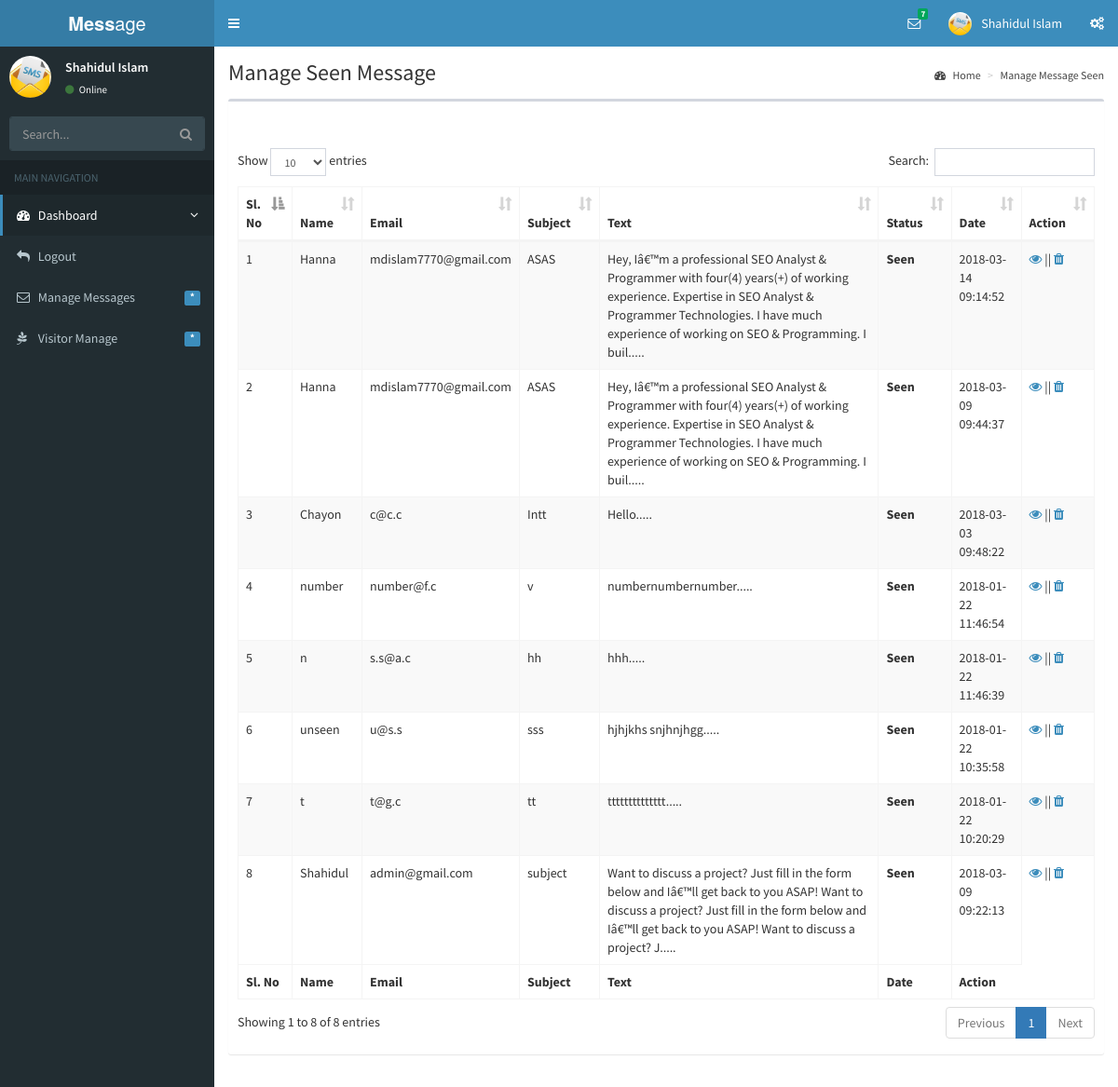
The app's page /messageManageSeen.php (signed in) with its own data.
### tables this page shows
CREATE TABLE IF NOT EXISTS `portfoliomessage` (
  `id` int(11) NOT NULL,
  `name` varchar(200) DEFAULT NULL,
  `email` varchar(200) DEFAULT NULL,
  `subject` varchar(200) DEFAULT NULL,
  `text` varchar(1200) DEFAULT NULL,
  `date` timestamp NOT NULL DEFAULT CURRENT_TIMESTAMP ON UPDATE CURRENT_TIMESTAMP,
  `viewstatus` varchar(50) NOT NULL
);

### assets/class/messageNotSeenClass.php (called while the page is built, shortened)
<?php
class NotificattionClass {
           protected $connection;
    public function __construct() {
        $host_name = 'localhost';
        $user_name = 'root';
        $user_pass = '';
        $db_name = 'portfoliomessage';
        $this->connection = mysqli_connect($host_name, $user_name, $user_pass, $db_name);
    }
            function lebel_select_all_message_not_seen() {
        $sql = "Select * from portfoliomessage where viewstatus=0 order by id desc";
        if(mysqli_query($this->connection, $sql)){
            $query_result = mysqli_query($this->connection, $sql);
            return $query_result;
        }else{
            die('Query Problem'.mysqli_error($this->connection));
        }
    }
}

### assets/class/messageClass.php (called while the page is built, shortened)
<?php
class MessageClass {
           protected $connection;
    public function __construct() {
        $host_name = 'localhost';
        $user_name = 'root';
        $user_pass = '';
        $db_name = 'portfoliomessage';
        $this->connection = mysqli_connect($host_name, $user_name, $user_pass, $db_name);
    }
                function select_all_message_seen() {
        $sql = "Select * from portfoliomessage where viewstatus=1 order by id desc";
        if(mysqli_query($this->connection, $sql)){
            $query_result = mysqli_query($this->connection, $sql);
            return $query_result;
        }else{
            die('Query Problem'.mysqli_error($this->connection));
        }
    }
}

### messageManageSeen.php (the view, shortened to what this page needs)
<?php
require_once './assets/class/messageClass.php';
$appObj = new MessageClass();
$query_result = $appObj->select_all_message_seen();
?>
           <?php
require_once './assets/class/messageClass.php';
?>
<!DOCTYPE html>
<html>
    <head>
       <?php require_once 'headerlinks.php';?>
    </head>
    <body class="skin-blue sidebar-mini">
        <?php require_once 'header.php'; ?>
        <?php require_once 'sidebarMenu.php'; ?>
        <div class="content-wrapper" style="min-height: 916px;">
    <section class="content-header">
      <h1>
        Manage Seen Message
      </h1>
      <ol class="breadcrumb">
        <li><a href="dashboard.php"><i class="fa fa-dashboard"></i> Home</a></li>
        <li><a href="messageManageSeen.php">Manage Message Seen</a></li>
      </ol>
    </section>
    <section class="content">
      <div class="row">
        <div class="col-xs-12">
          <div class="box">
            <div class="box-header">
            </div>
            <div class="box-body">
              <table id="example1" class="table table-hover table-bordered table-striped">
                <thead>
                <tr>
                  <th>Sl. No</th>
                  <th>Name</th>
                  <th>Email</th>
                  <th>Subject</th>
                  <th>Text</th>
                  <th>Status</th>
                  <th>Date</th>
                  <th>Action</th>
                </tr>
                </thead>
                <tbody>
                    <?php $i=1; while ($messageinfo = mysqli_fetch_assoc($query_result)){?>
                   <tr>
                  <td> <?php echo $i++;?></td>
                  <td> <?php echo $messageinfo['name']; ?>
                  </td>
                  <td> <?php echo $messageinfo['email']?></td>
                  <td>  <?php echo $messageinfo['subject'];?></td>
                  <td> <?php echo substr($messageinfo['text'], 0,220) ?>.....</td>
                  <td> <?php  $status = $messageinfo['viewstatus'];
                          if($status=='1'){
                              echo'<strong>Seen</strong>';
                          } else {
                             echo'<strong>Not Seen</strong>';
                          }
                          ?></td>
                  <td> <?php echo $messageinfo['date']?></td>
                  <td>
                      <a  href="messageViewById.php ?title=<?php echo $messageinfo['name']?> && id=<?php echo $messageinfo['id']?>"> <i class="fa fa-eye"> </i></a> ||
                            <a href="?status=delete && id=<?php echo $messageinfo['id']?>" onclick="return confirm('Are You Sure To Delete Student');"> <i class="fa fa-trash"> </i></a>
                  </td>
                </tr>
                    <?php }?>
                </tbody>
                <tfoot>
                <tr>
                  <th>Sl. No</th>
                  <th>Name</th>
                  <th>Email</th>
                  <th>Subject</th>
                  <th>Text</th>
                  <th>Date</th>
                  <th>Action</th>
                </tr>
                </tfoot>
              </table>
            </div>
          </div>
        </div>
      </div>
    </section>
        </div>
    </div>
</body>
</html>

### headerlinks.php
<link rel="stylesheet" href="bootstrap/css/bootstrap.min.css">
       <link rel="stylesheet" href="https://cdnjs.cloudflare.com/ajax/libs/font-awesome/4.5.0/css/font-awesome.min.css">
       <link rel="stylesheet" href="https://cdnjs.cloudflare.com/ajax/libs/ionicons/2.0.1/css/ionicons.min.css">
       <link rel="stylesheet" href="dist/css/AdminLTE.min.css">
       <link rel="stylesheet" href="dist/css/skins/_all-skins.min.css">
       <link rel="stylesheet" href="plugins/iCheck/flat/blue.css">
       <link rel="stylesheet" href="plugins/morris/morris.css">
       <link rel="stylesheet" href="plugins/jvectormap/jquery-jvectormap-1.2.2.css">
       <link rel="stylesheet" href="plugins/datepicker/datepicker3.css">
       <link rel="stylesheet" href="plugins/daterangepicker/daterangepicker.css">
       <link rel="stylesheet" href="plugins/bootstrap-wysihtml5/bootstrap3-wysihtml5.min.css">
<link rel="stylesheet" href="plugins/datatables/dataTables.bootstrap.css">
       <link rel="stylesheet" type="text/css" href="assets/css/font-awesome.min.css">
       <link rel="stylesheet" type="text/css" href="style.css">
 <link rel="stylesheet" href="plugins/datatables/dataTables.bootstrap.css">

### header.php (shortened to what this page needs)
<div class="wrapper">
  <header class="main-header">
    <a href="index.php" class="logo">
      <span class="logo-lg"><b>Mess</b>age</span>
    </a>
    <nav class="navbar navbar-static-top">
      <a href="#" class="sidebar-toggle" data-toggle="offcanvas" role="button">
      </a>
 <?php
require_once './assets/class/messageNotSeenClass.php';
$appObj = new NotificattionClass();
$query_re = $appObj->select_all_message_not_seen();
$seen=1;
while ( $seenRes = mysqli_fetch_assoc($query_re)){
  $seen+=1;
}
?>
      <div class="navbar-custom-menu">
        <ul class="nav navbar-nav">
          <li class="dropdown messages-menu">
            <a href="#" class="dropdown-toggle" data-toggle="dropdown">
              <i class="fa fa-envelope-o"></i>
              <span class="label label-success"><?php echo $seen-1;?></span>
            </a>
 <?php
 $query_r = $appObj->lebel_select_all_message_not_seen();
?>
          </li>
          <li class="dropdown user user-menu">
            <a href="#" class="dropdown-toggle" data-toggle="dropdown">
              <img src="dist/img/user2-160x160.jpg" class="user-image" alt="User Image">
              <span class="hidden-xs"><?php echo $_SESSION['admin_name'];?></span>
            </a>
          </li>
          <li>
            <a href="#" data-toggle="control-sidebar"><i class="fa fa-gears"></i></a>
          </li>
        </ul>
      </div>
    </nav>
  </header>

### sidebarMenu.php (shortened to what this page needs)
<aside class="main-sidebar">
  <section class="sidebar">
    <div class="user-panel">
      <div class="pull-left image">
        <img src="dist/img/user2-160x160.jpg" class="img-circle" alt="User Image">
      </div>
      <div class="pull-left info">
        <p><?php echo $_SESSION['admin_name'];?></p>
        <a href="#"><i class="fa fa-circle text-success"></i> Online</a>
      </div>
    </div>
    <form action="#" method="get" class="sidebar-form">
      <div class="input-group">
        <input type="text" name="q" class="form-control" placeholder="Search...">
            <span class="input-group-btn">
              <button type="submit" name="search" id="search-btn" class="btn btn-flat"><i class="fa fa-search"></i>
              </button>
            </span>
      </div>
    </form>
    <ul class="sidebar-menu">
      <li class="header">MAIN NAVIGATION</li>
      <li class="active treeview">
        <a href="dashboard.php">
          <i class="fa fa-dashboard"></i> <span>Dashboard</span>
          <span class="pull-right-container">
            <i class="fa fa-angle-left pull-right"></i>
          </span>
        </a>
      </li>
      <li class=" treeview">
        <a href="?logout=logout">
            <i class="fa fa-mail-reply "></i> <span>
                Logout
            </span>
        </a>
      </li>
      <li class="treeview">
          <a href="messageManage">
          <i class="fa fa-envelope-o"></i>
          <span>Manage Messages</span>
          <span class="pull-right-container">
            <span class="label label-primary pull-right">*</span>
          </span>
        </a>
      </li>
      <li class="treeview">
          <a href="visitorManage">
          <i class="fa fa-pagelines"></i>
          <span>Visitor Manage</span>
          <span class="pull-right-container">
            <span class="label label-primary pull-right">*</span>
          </span>
        </a>
      </li>
    </ul>
  </section>
</aside>

### style.css (style rules this page uses)
.content-wrapper, .right-side { min-height: 100%; background-color: #fff; }

### records on screen
portfoliomessage: name "Hanna", email "mdislam7770@gmail.com", subject "ASAS", text "Hey, Iâ€™m a professional SEO Analyst & Programmer with four(4) years(+) of working experience. Expertise in SEO Analyst & Programmer Technologies. I have much experience of working on SEO & Programming. I buil", viewstatus "Seen", date "2018-03-14 09:14:52"
portfoliomessage: name "Hanna", email "mdislam7770@gmail.com", subject "ASAS", text "Hey, Iâ€™m a professional SEO Analyst & Programmer with four(4) years(+) of working experience. Expertise in SEO Analyst & Programmer Technologies. I have much experience of working on SEO & Programming. I buil", viewstatus "Seen", date "2018-03-09 09:44:37"
portfoliomessage: name "Chayon", email "c@c.c", subject "Intt", text "Hello", viewstatus "Seen", date "2018-03-03 09:48:22"
portfoliomessage: name "number", email "number@f.c", subject "v", text "numbernumbernumber", viewstatus "Seen", date "2018-01-22 11:46:54"
portfoliomessage: name "n", email "s.s@a.c", subject "hh", text "hhh", viewstatus "Seen", date "2018-01-22 11:46:39"
portfoliomessage: name "unseen", email "u@s.s", subject "sss", text "hjhjkhs snjhnjhgg", viewstatus "Seen", date "2018-01-22 10:35:58"
portfoliomessage: name "t", email "t@g.c", subject "tt", text "tttttttttttttt", viewstatus "Seen", date "2018-01-22 10:20:29"
portfoliomessage: name "Shahidul", email "admin@gmail.com", subject "subject", text "Want to discuss a project? Just fill in the form below and Iâ€™ll get back to you ASAP! Want to discuss a project? Just fill in the form below and Iâ€™ll get back to you ASAP! Want to discuss a project? J", viewstatus "Seen", date "2018-03-09 09:22:13"

### other values on screen
$seen-1 "7"
$_SESSION['admin_name'] "Shahidul Islam"
